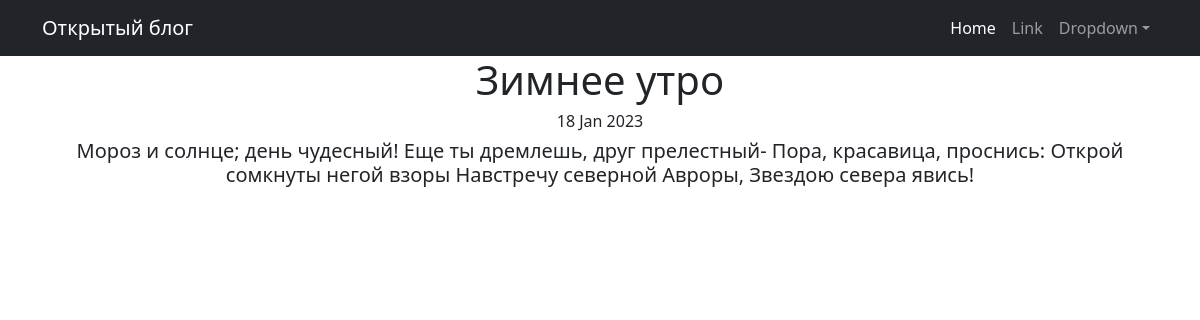
The page /news/2 on the database its author committed.
### news/models.py (models this page shows, shortened)
class Post(models.Model):
    author = models.ForeignKey(Author, on_delete=models.CASCADE)
    type = models.CharField(max_length=2, choices=TYPES) #news = 'NW' article = 'AR'
    post_datetime = models.DateTimeField(auto_now_add=True)
    category = models.ManyToManyField(Category, through='PostCategory')
    title = models.CharField(max_length=255)
    post_text = models.TextField()
    post_rating = models.IntegerField(default=0)

### news/views.py (the view)
# urls.py: path('<int:pk>', PostDetail.as_view()),
class PostDetail(DetailView):
    model = Post
    template_name = 'post.html'
    context_object_name = 'post'

### news/templatetags/custom_filters.py (called while the page is built)
def lower(text):
    if text[1:] != text[1:].lower():
        return False
    else:
        return True

def censor1(string):
    if isinstance(string, str):
        split_ = string.split()
        list_ = []
        for i in split_:
            if not lower(i):
                list_.append(change_word(i))
            else:
                list_.append(i)
    return ' '.join(list_)

@register.filter()
def mycensor(value): # К этому названию нужно обращаться из шаблонов
    return censor1(value)

### templates/post.html (shortened to what this page needs)
{% extends 'flatpages/default.html' %}
{% load custom_filters %}
{% block content %}
<h1>{{ post.title|mycensor }}</h1>
<h6>{{ post.post_datetime|date:'d M Y' }}</h6>
<h5>{{ post.post_text|mycensor }}</h5>
{% endblock content %}

### rows shown on the page
Post: title|mycensor "Зимнее утро", post_datetime "18 Jan 2023", post_text|mycensor "Мороз и солнце; день чудесный! Еще ты дремлешь, друг прелестный- Пора, красавица, проснись: Открой сомкнуты негой взоры Навстречу северной Авроры, Звездою севера явись!"
